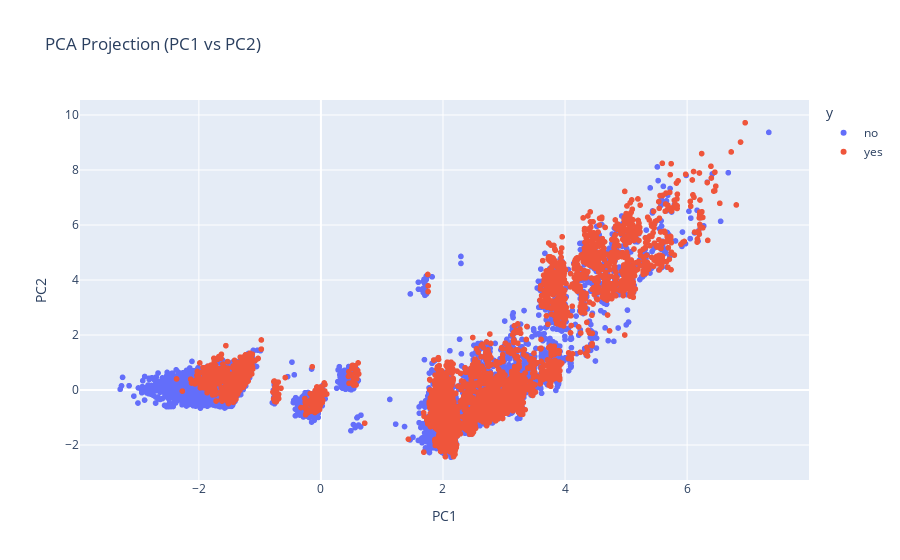

The cell this chart's notebook holds for it:
### Markdown cell above
The first five principal components explain approximately 83% of the total variance in the numeric dataset:

PC1: 38.95%

PC2: 13.59%

PC3: 10.78%

PC4: 10.50%

PC5: 9.29%

This indicates that a small number of dimensions (3–5) can summarize most of the information contained in the numeric variables.

The scree plot shows an “elbow” around PC3–PC4, suggesting diminishing returns after that point.

### Code cell
df_vis = df_pca.copy()
df_vis['y'] = df['y']
fig = px.scatter(df_vis, x=0, y=1, color='y',title="PCA Projection (PC1 vs PC2)",labels={'0': 'PC1', '1': 'PC2'})
fig.show()

### Figure 1 — Plotly figure (JSON) as saved in the notebook; plotly's stock layout.template omitted (floating-point values rounded to 4 significant figures; data arrays with more than 128 entries replaced by an {"elided": "..."} marker saying what was removed)
{"data": [{"hovertemplate": "y=no<br>PC1=%{x}<br>PC2=%{y}<extra></extra>", "legendgroup": "no", "marker": {"color": "#636efa", "symbol": "circle"}, "mode": "markers", "name": "no", "showlegend": true, "type": "scattergl", "x": {"elided": "36548 float values"}, "xaxis": "x", "y": {"elided": "36548 float values"}, "yaxis": "y"}, {"hovertemplate": "y=yes<br>PC1=%{x}<br>PC2=%{y}<extra></extra>", "legendgroup": "yes", "marker": {"color": "#EF553B", "symbol": "circle"}, "mode": "markers", "name": "yes", "showlegend": true, "type": "scattergl", "x": {"elided": "4640 float values"}, "xaxis": "x", "y": {"elided": "4640 float values"}, "yaxis": "y"}], "layout": {"legend": {"title": {"text": "y"}, "tracegroupgap": 0}, "title": {"text": "PCA Projection (PC1 vs PC2)"}, "xaxis": {"anchor": "y", "domain": [0, 1], "title": {"text": "PC1"}}, "yaxis": {"anchor": "x", "domain": [0, 1], "title": {"text": "PC2"}}}}
